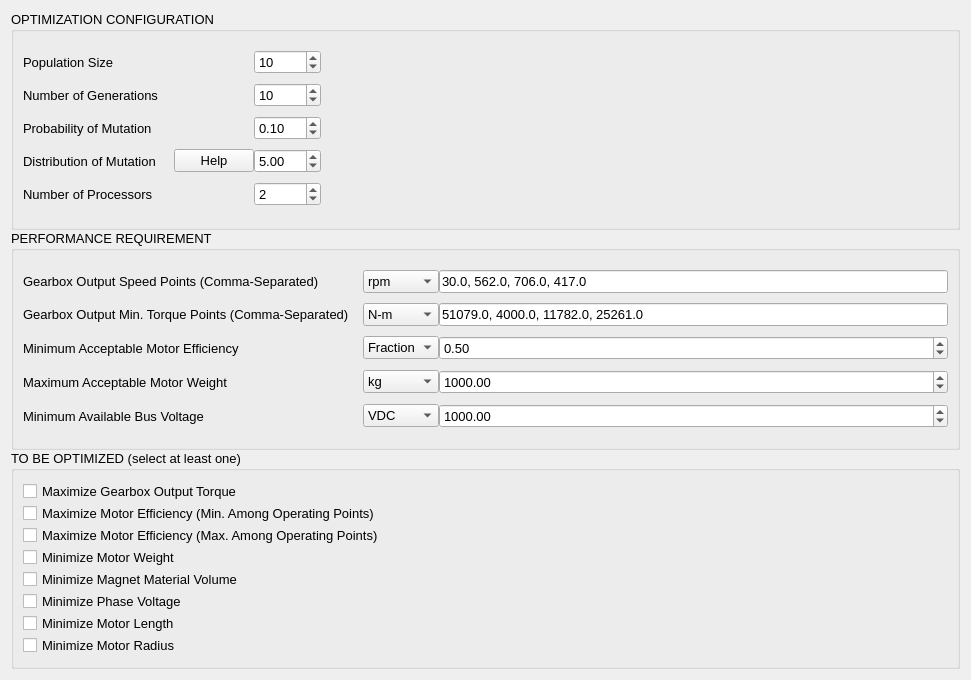
          <widget class="QWidget" name="scrollAreaWidgetContents_tab_2">
           <property name="geometry">
            <rect>
             <x>0</x>
             <y>0</y>
             <width>971</width>
             <height>680</height>
            </rect>
           </property>
           <layout class="QGridLayout" name="tab_2_gridLayout_3">
            <property name="spacing">
             <number>0</number>
            </property>
            <item row="2" column="0">
             <widget class="QGroupBox" name="groupBox_21">
              <property name="font">
               <font>
                <pointsize>10</pointsize>
               </font>
              </property>
              <property name="title">
               <string>TO BE OPTIMIZED (select at least one)</string>
              </property>
              <layout class="QGridLayout" name="groupBox_21_gridLayout_12">
               <property name="spacing">
                <number>0</number>
               </property>
               <item row="0" column="0">
                <widget class="QCheckBox" name="TorqueOpt">
                 <property name="enabled">
                  <bool>true</bool>
                 </property>
                 <property name="text">
                  <string>Maximize Gearbox Output Torque</string>
                 </property>
                 <property name="checkable">
                  <bool>true</bool>
                 </property>
                 <property name="checked">
                  <bool>false</bool>
                 </property>
                 <property name="tristate">
                  <bool>false</bool>
                 </property>
                </widget>
               </item>
               <item row="1" column="0">
                <widget class="QCheckBox" name="Efficinecy_minOpt">
                 <property name="text">
                  <string>Maximize Motor Efficiency (Min. Among Operating Points)</string>
                 </property>
                </widget>
               </item>
               <item row="2" column="0">
                <widget class="QCheckBox" name="Efficinecy_maxOpt">
                 <property name="text">
                  <string>Maximize Motor Efficiency (Max. Among Operating Points)</string>
                 </property>
                </widget>
               </item>
               <item row="3" column="0">
                <widget class="QCheckBox" name="WeightOpt">
                 <property name="text">
                  <string>Minimize Motor Weight</string>
                 </property>
                </widget>
               </item>
               <item row="4" column="0">
                <widget class="QCheckBox" name="MagWeightOpt">
                 <property name="text">
                  <string>Minimize Magnet Material Volume</string>
                 </property>
                </widget>
               </item>
               <item row="5" column="0">
                <widget class="QCheckBox" name="VoltageOpt">
                 <property name="text">
                  <string>Minimize Phase Voltage</string>
                 </property>
                </widget>
               </item>
               <item row="6" column="0">
                <widget class="QCheckBox" name="MtrLengthOpt">
                 <property name="text">
                  <string>Minimize Motor Length</string>
                 </property>
                </widget>
               </item>
               <item row="7" column="0">
                <widget class="QCheckBox" name="MtrRadiusOpt">
                 <property name="text">
                  <string>Minimize Motor Radius</string>
                 </property>
                </widget>
               </item>
              </layout>
             </widget>
            </item>
            <item row="1" column="0">
             <widget class="QGroupBox" name="groupBox_20">
              <property name="font">
               <font>
                <pointsize>10</pointsize>
               </font>
              </property>
              <property name="title">
               <string>PERFORMANCE REQUIREMENT</string>
              </property>
              <layout class="QGridLayout" name="groupBox_20_gridLayout_11">
               <property name="spacing">
                <number>0</number>
               </property>
               <item row="2" column="0">
                <widget class="QLabel" name="label_52">
                 <property name="text">
                  <string>Minimum Acceptable Motor Efficiency</string>
                 </property>
                </widget>
               </item>
               <item row="4" column="1">
                <widget class="QComboBox" name="VDC_unit">
                 <item>
                  <property name="text">
                   <string>VDC</string>
                  </property>
                 </item>
                </widget>
               </item>
               <item row="3" column="0">
                <widget class="QLabel" name="label_54">
                 <property name="text">
                  <string>Maximum Acceptable Motor Weight</string>
                 </property>
                </widget>
               </item>
               <item row="1" column="2">
                <widget class="QLineEdit" name="MinTor">
                 <property name="text">
                  <string>51079.0, 4000.0, 11782.0, 25261.0</string>
                 </property>
                </widget>
               </item>
               <item row="1" column="0">
                <widget class="QLabel" name="label_51">
                 <property name="text">
                  <string>Gearbox Output Min. Torque Points (Comma-Separated)    </string>
                 </property>
                </widget>
               </item>
               <item row="3" column="2">
                <widget class="QDoubleSpinBox" name="MaxWeight">
                 <property name="maximum">
                  <double>20000.000000000000000</double>
                 </property>
                 <property name="value">
                  <double>1000.000000000000000</double>
                 </property>
                </widget>
               </item>
               <item row="4" column="2">
                <widget class="QDoubleSpinBox" name="VDC">
                 <property name="maximum">
                  <double>2000.000000000000000</double>
                 </property>
                 <property name="value">
                  <double>1000.000000000000000</double>
                 </property>
                </widget>
               </item>
               <item row="0" column="2" colspan="2">
                <widget class="QLineEdit" name="SpeedReq">
                 <property name="focusPolicy">
                  <enum>Qt::StrongFocus</enum>
                 </property>
                 <property name="inputMask">
                  <string/>
                 </property>
                 <property name="text">
                  <string>30.0, 562.0, 706.0, 417.0</string>
                 </property>
                </widget>
               </item>
               <item row="0" column="1">
                <widget class="QComboBox" name="SpeedReq_unit">
                 <item>
                  <property name="text">
                   <string>rpm</string>
                  </property>
                 </item>
                 <item>
                  <property name="text">
                   <string>rad/s</string>
                  </property>
                 </item>
                 <item>
                  <property name="text">
                   <string>Hz</string>
                  </property>
                 </item>
                </widget>
               </item>
               <item row="2" column="1">
                <widget class="QComboBox" name="MinEff_unit">
                 <item>
                  <property name="text">
                   <string>Fraction</string>
                  </property>
                 </item>
                </widget>
               </item>
               <item row="0" column="0">
                <widget class="QLabel" name="label_50">
                 <property name="text">
                  <string>Gearbox Output Speed Points (Comma-Separated)</string>
                 </property>
                </widget>
               </item>
               <item row="4" column="0">
                <widget class="QLabel" name="label_55">
                 <property name="text">
                  <string>Minimum Available Bus Voltage</string>
                 </property>
                </widget>
               </item>
               <item row="1" column="1">
                <widget class="QComboBox" name="MinTor_unit">
                 <item>
                  <property name="text">
                   <string>N-m</string>
                  </property>
                 </item>
                 <item>
                  <property name="text">
                   <string>in-lb</string>
                  </property>
                 </item>
                 <item>
                  <property name="text">
                   <string>ft-lb</string>
                  </property>
                 </item>
                </widget>
               </item>
               <item row="2" column="2">
                <widget class="QDoubleSpinBox" name="MinEff_">
                 <property name="singleStep">
                  <double>0.050000000000000</double>
                 </property>
                 <property name="value">
                  <double>0.500000000000000</double>
                 </property>
                </widget>
               </item>
               <item row="3" column="1">
                <widget class="QComboBox" name="MaxWeigh_unit">
                 <item>
                  <property name="text">
                   <string>kg</string>
                  </property>
                 </item>
                 <item>
                  <property name="text">
                   <string>lbm</string>
                  </property>
                 </item>
                </widget>
               </item>
              </layout>
             </widget>
            </item>
            <item row="0" column="0">
             <widget class="QGroupBox" name="groupBox_19">
              <property name="font">
               <font>
                <pointsize>10</pointsize>
               </font>
              </property>
              <property name="title">
               <string>OPTIMIZATION CONFIGURATION</string>
              </property>
              <layout class="QGridLayout" name="groupBox_19_gridLayout_10">
               <property name="spacing">
                <number>0</number>
               </property>
               <item row="4" column="0">
                <widget class="QLabel" name="label_48">
                 <property name="text">
                  <string>Distribution of Mutation     </string>
                 </property>
                </widget>
               </item>
               <item row="1" column="0">
                <widget class="QLabel" name="label_45">
                 <property name="text">
                  <string>Number of Generations</string>
                 </property>
                </widget>
               </item>
               <item row="6" column="0">
                <widget class="QLabel" name="label_46">
                 <property name="text">
                  <string>Number of Processors</string>
                 </property>
                </widget>
               </item>
               <item row="0" column="2">
                <widget class="QSpinBox" name="npop">
                 <property name="sizePolicy">
                  <sizepolicy hsizetype="Preferred" vsizetype="Fixed">
                   <horstretch>0</horstretch>
                   <verstretch>0</verstretch>
                  </sizepolicy>
                 </property>
                 <property name="maximum">
                  <number>10000</number>
                 </property>
                 <property name="value">
                  <number>10</number>
                 </property>
                </widget>
               </item>
               <item row="1" column="2">
                <widget class="QSpinBox" name="ngens">
                 <property name="sizePolicy">
                  <sizepolicy hsizetype="Preferred" vsizetype="Fixed">
                   <horstretch>0</horstretch>
                   <verstretch>0</verstretch>
                  </sizepolicy>
                 </property>
                 <property name="maximum">
                  <number>10000</number>
                 </property>
                 <property name="value">
                  <number>10</number>
                 </property>
                </widget>
               </item>
               <item row="0" column="0">
                <widget class="QLabel" name="label_44">
                 <property name="text">
                  <string>Population Size</string>
                 </property>
                </widget>
               </item>
               <item row="4" column="1">
                <widget class="QPushButton" name="eta_help">
                 <property name="text">
                  <string>Help</string>
                 </property>
                </widget>
               </item>
               <item row="3" column="3">
                <spacer name="horizontalSpacer">
                 <property name="orientation">
                  <enum>Qt::Horizontal</enum>
                 </property>
                 <property name="sizeType">
                  <enum>QSizePolicy::Expanding</enum>
                 </property>
                 <property name="sizeHint" stdset="0">
                  <size>
                   <width>40</width>
                   <height>20</height>
                  </size>
                 </property>
                </spacer>
               </item>
               <item row="3" column="2">
                <widget class="QDoubleSpinBox" name="ProbMut">
                 <property name="sizePolicy">
                  <sizepolicy hsizetype="Preferred" vsizetype="Fixed">
                   <horstretch>0</horstretch>
                   <verstretch>0</verstretch>
                  </sizepolicy>
                 </property>
                 <property name="maximum">
                  <double>1.000000000000000</double>
                 </property>
                 <property name="singleStep">
                  <double>0.010000000000000</double>
                 </property>
                 <property name="value">
                  <double>0.100000000000000</double>
                 </property>
                </widget>
               </item>
               <item row="3" column="0">
                <widget class="QLabel" name="label_49">
                 <property name="text">
                  <string>Probability of Mutation</string>
                 </property>
                </widget>
               </item>
               <item row="6" column="2">
                <widget class="QSpinBox" name="nprocesses">
                 <property name="sizePolicy">
                  <sizepolicy hsizetype="Preferred" vsizetype="Fixed">
                   <horstretch>0</horstretch>
                   <verstretch>0</verstretch>
                  </sizepolicy>
                 </property>
                 <property name="maximum">
                  <number>20</number>
                 </property>
                 <property name="value">
                  <number>2</number>
                 </property>
                </widget>
               </item>
               <item row="4" column="2">
                <widget class="QDoubleSpinBox" name="DisMut">
                 <property name="sizePolicy">
                  <sizepolicy hsizetype="Preferred" vsizetype="Fixed">
                   <horstretch>0</horstretch>
                   <verstretch>0</verstretch>
                  </sizepolicy>
                 </property>
                 <property name="maximum">
                  <double>100.000000000000000</double>
                 </property>
                 <property name="value">
                  <double>5.000000000000000</double>
                 </property>
                </widget>
               </item>
              </layout>
             </widget>
            </item>
           </layout>
          </widget>
